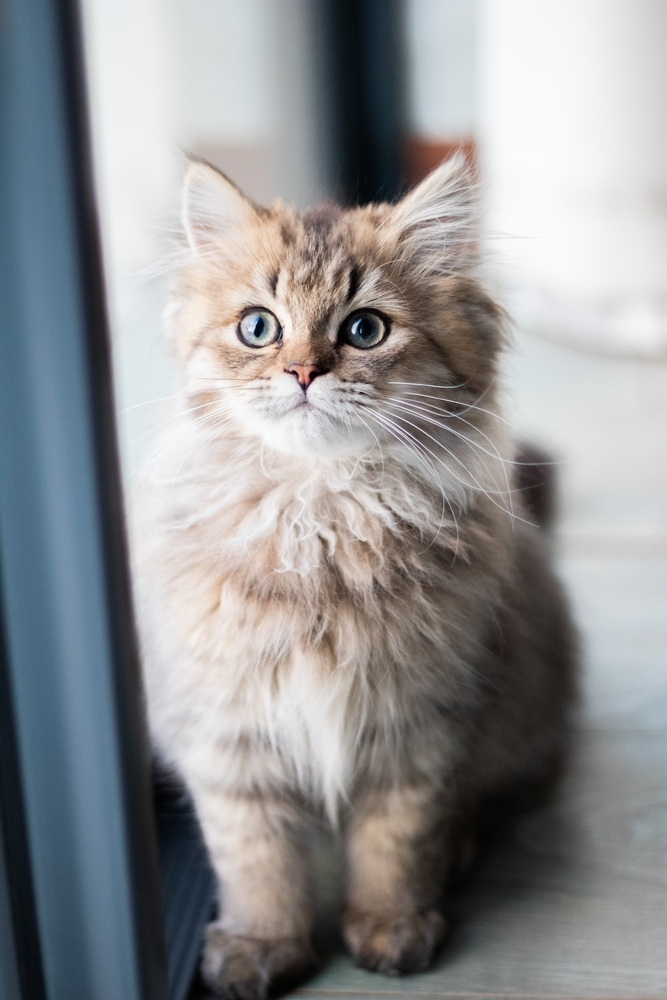
#> input picture Classwork#1/cat.jpeg, 667 x 1000 px, shrunk from 1000 x 1500 before the run, found by its file name
$ python classwork1.py
#> lines starting #> are read from the running program, lines starting #| are printed output that depends on the picture; after the words box and inside, x2 and y2 are one past the last pixel; in counts of white or black regions, pixels touching at a corner belong together
import numpy as np
import cv2 as cv

def filter():
    img = np.zeros([300, 300], dtype=np.uint8)

    center = (150, 150)
    end = 100
    color = 255
    start = 150
    for x in range(center[0], center[0]+101):
        if end < start:
            y = start
            start -= 1
            img[y, x] = color

        elif end > start:
            y = start
            start += 1
            img[y, x] = color

        elif end == start:
            y = end
            img[y, x] = color
            break

        else:
            break

    cv.imwrite('Classwork#1/linear.png', img)
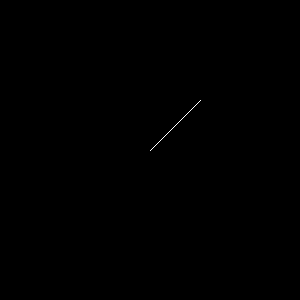
#> saved as linear.png: shape (300, 300); 0.06% white in thin lines or dots, all inside (x1, y1, x2, y2) = (150, 100, 201, 151)
    return img

def convolution(img_size):
    filter_size = np.sum(img_size)
    size = int(img_size.shape[0] * img_size.shape[1])
    # print(img_size.shape[0], img_size.shape[1])
    # print(filter_size)
    kernels = img_size / (filter_size)
    img_in = cv.imread('Classwork#1/cat.jpeg', cv.IMREAD_GRAYSCALE)
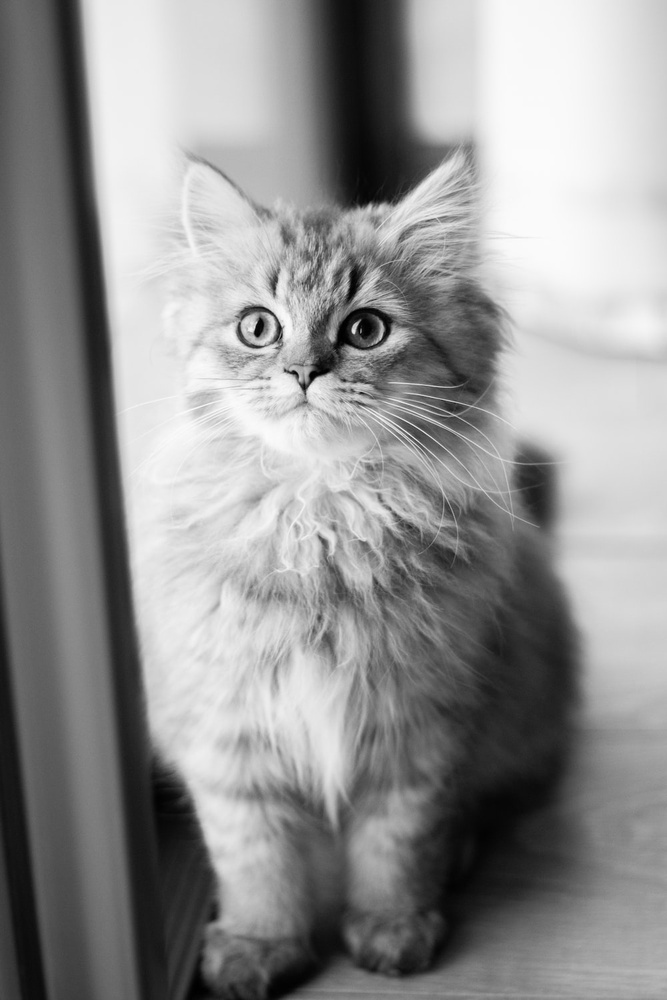
#> img_in: shape (1000, 667); min 0, max 252, mean 145.9
    cv.imwrite('Classwork#1/greyCat.png', img_in)
    output = cv.filter2D(img_in, -1, kernels, borderType= cv.BORDER_REFLECT)
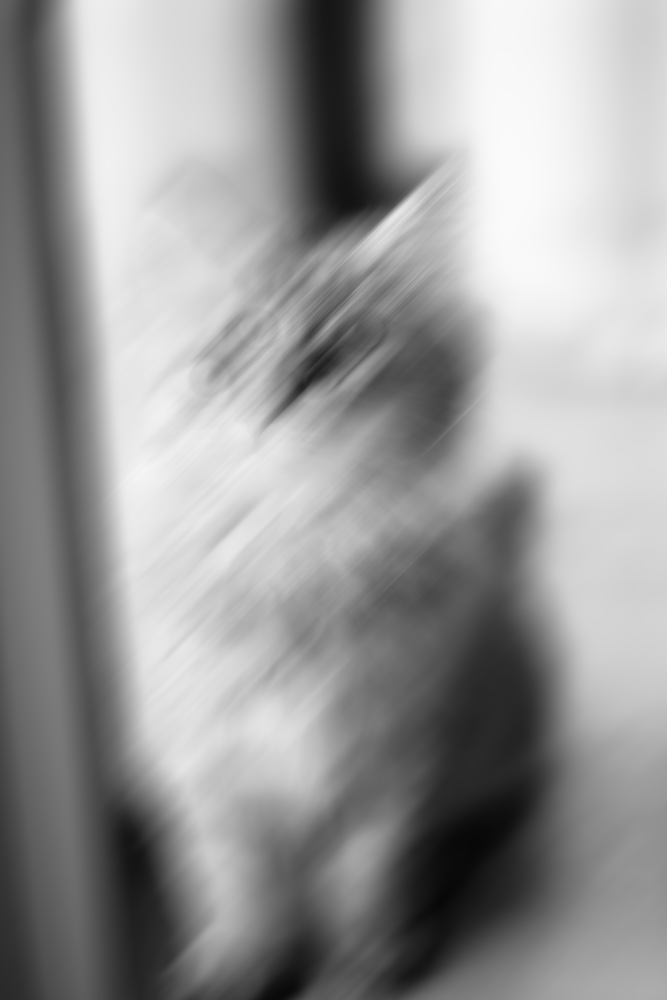
#> output: shape (1000, 667); min 8, max 250, mean 152.3
    return output

get_kernel = filter()
img_out = convolution(get_kernel)
cv.imwrite('Classwork#1/motionBlur.png', img_out)
